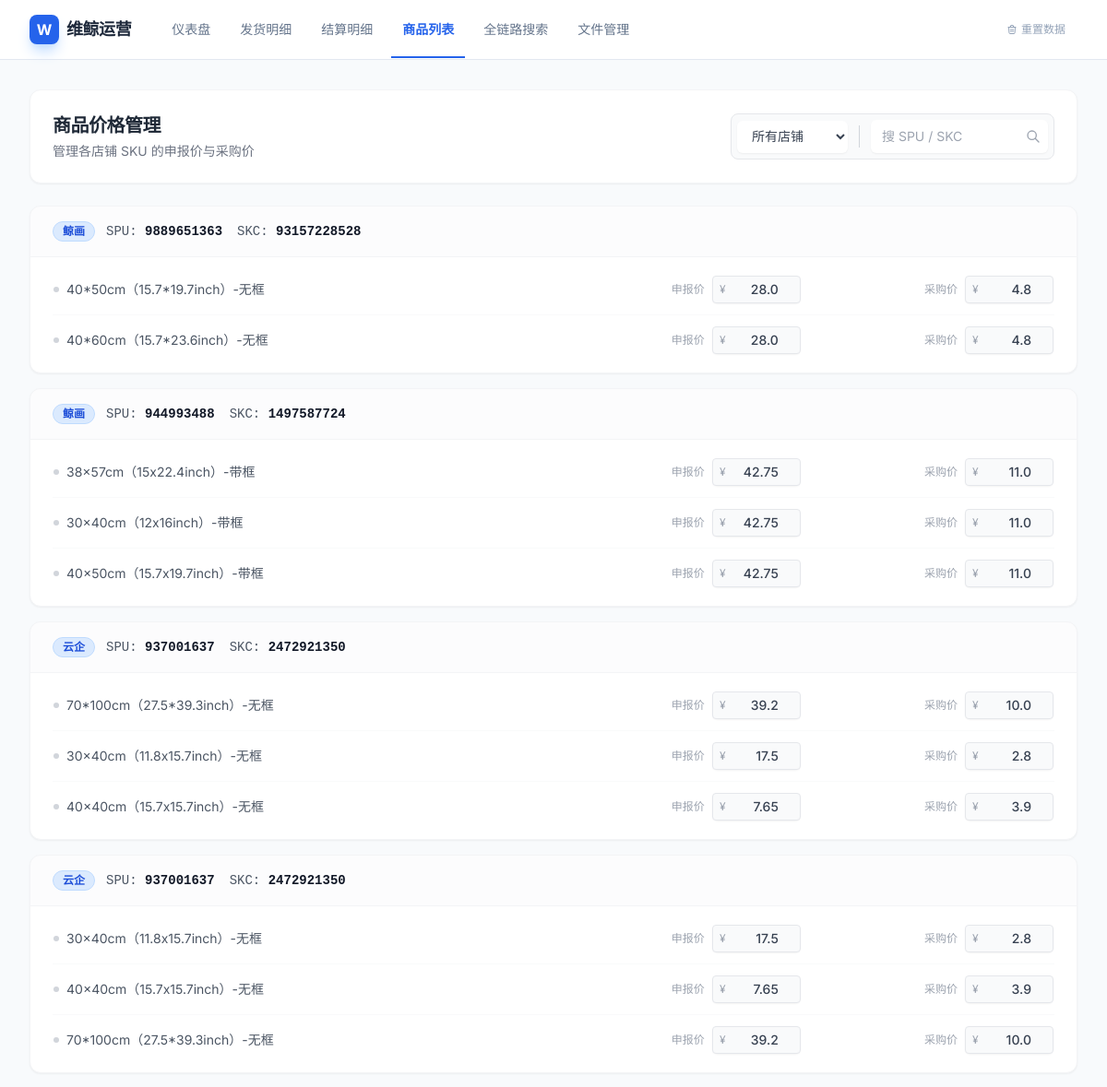
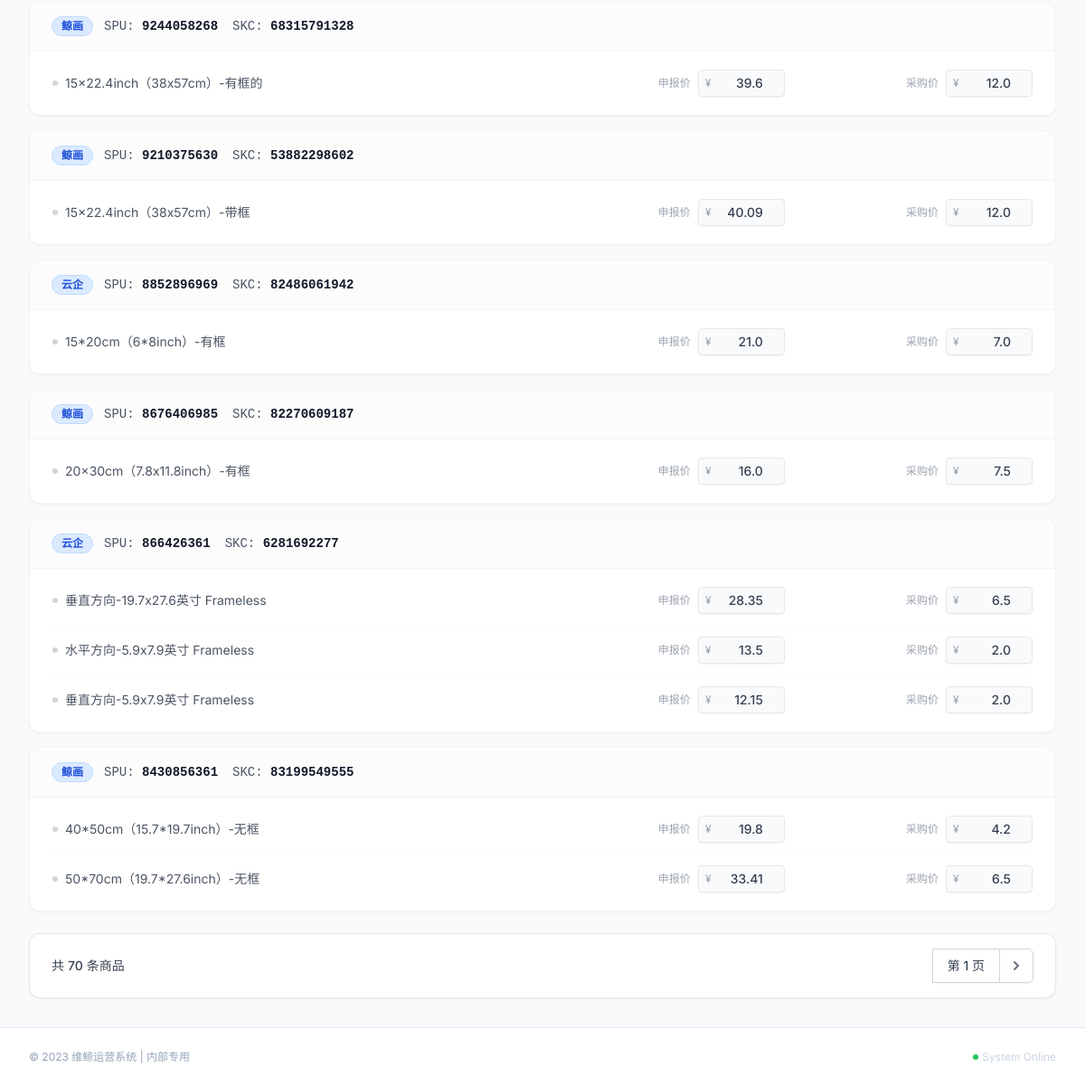
/product, run on the app's committed database (2 pictures, top to bottom).
### app.py (models this page shows)
class Product(db.Model):
    __tablename__ = 'products'
    id = db.Column(db.Integer, primary_key=True)
    shop_name = db.Column(db.String(50))
    spu_id = db.Column(db.String(100))
    skc_id = db.Column(db.String(100))
    name = db.Column(db.String(200))
    specs = db.Column(db.String(200))
    declared_price = db.Column(db.Float, default=0.0)
    cost_price = db.Column(db.Float, default=0.0)

### app.py (the view, shortened to what this page needs)
@app.route('/product')
def product():
    page = request.args.get('page', 1, type=int)
    shop_filter = request.args.get('shop_name', '所有店铺')
    search_keyword = request.args.get('q', '').strip()
    filter_missing = request.args.get('filter_missing', 'false') == 'true'
    query = Product.query
    if shop_filter != '所有店铺':
        query = query.filter_by(shop_name=shop_filter)
    missing_query = query.filter(or_(Product.declared_price == 0, Product.cost_price == 0))
    missing_count = missing_query.count()
    if filter_missing:
        query = query.filter(or_(Product.declared_price == 0, Product.cost_price == 0))
    all_products = query.order_by(Product.spu_id.desc(), Product.id.desc()).all()
    grouped_products = []
    for spu_id, items in groupby(all_products, key=lambda x: x.spu_id):
        items_list = list(items)
        if not items_list: continue
        first_item = items_list[0]
        group_data = {'shop_name': first_item.shop_name, 'spu_id': spu_id, 'skc_id': first_item.skc_id, 'name': first_item.name, 'variants': items_list, 'count': len(items_list)}
        grouped_products.append(group_data)
    per_page = 10
    start = (page - 1) * per_page
    current_page_data = grouped_products[start:start+per_page]
    class Pagination:
        def __init__(self, page, per_page, total):
            self.page, self.per_page, self.total, self.pages = page, per_page, total, (total + per_page - 1) // per_page
            self.has_prev, self.has_next, self.prev_num, self.next_num = page > 1, page < self.pages, page - 1, page + 1
    pagination = Pagination(page, per_page, len(grouped_products))
    return render_template('product.html', title="商品列表", groups=current_page_data, pagination=pagination, current_shop=shop_filter, search_keyword=search_keyword, missing_count=missing_count, filter_missing=filter_missing)

### templates/product.html (shortened to what this page needs)
{% extends "base.html" %}
{% block content %}
<div class="space-y-6">
    <div class="bg-white p-6 rounded-xl shadow-sm border border-gray-100 flex flex-col md:flex-row items-center justify-between gap-4">
        <div>
            <h2 class="text-xl font-bold text-gray-800 tracking-tight">商品价格管理</h2>
            <p class="text-sm text-gray-500 mt-1">管理各店铺 SKU 的申报价与采购价</p>
        </div>
        <form method="GET" action="/product" class="flex flex-wrap items-center gap-2 bg-gray-50 p-1.5 rounded-lg border border-gray-200">
            <select name="shop_name" onchange="this.form.submit()" class="bg-white border-none text-sm font-medium text-gray-700 rounded-md shadow-sm focus:ring-2 focus:ring-blue-500 py-2 pl-3 pr-8 cursor-pointer hover:bg-gray-50 transition w-32 md:w-auto">
                <option value="所有店铺" {% if current_shop == '所有店铺' %}selected{% endif %}>所有店铺</option>
            </select>
            <div class="relative flex items-center">
                <input type="text" name="q" value="{{ search_keyword }}" placeholder="搜 SPU / SKC" class="border-none bg-white rounded-md text-sm py-2 pl-3 pr-8 shadow-sm focus:ring-2 focus:ring-blue-500 w-40 md:w-48 placeholder-gray-400">
                <button type="submit" class="absolute right-1 p-1 text-gray-400 hover:text-blue-600 transition-colors"><svg class="w-4 h-4" fill="none" stroke="currentColor" viewBox="0 0 24 24"><path stroke-linecap="round" stroke-linejoin="round" stroke-width="2" d="M21 21l-6-6m2-5a7 7 0 11-14 0 7 7 0 0114 0z"></path></svg></button>
            </div>
        </form>
    </div>
    <div class="space-y-4">
        {% for group in groups %}
        <div class="bg-white rounded-xl shadow-sm border border-gray-100 overflow-hidden hover:shadow-md transition-shadow duration-200 product-card" id="spu-{{ group.spu_id|string|replace('.0', '') }}">
            <div class="px-6 py-4 bg-gray-50/50 border-b border-gray-100 flex flex-col md:flex-row md:items-center justify-between gap-2">
                <div class="flex items-center gap-3 overflow-hidden">
                    <span class="flex-shrink-0 px-2.5 py-0.5 rounded-full text-xs font-bold bg-blue-100 text-blue-700 border border-blue-200">{{ group.shop_name }}</span>
                    <div class="flex-shrink-0 flex items-center gap-4 text-sm text-gray-600 font-mono">
                         <span title="SPU ID">SPU: <span class="font-bold text-gray-900">{{ group.spu_id|string|replace('.0', '') }}</span></span>
                         <span title="SKC ID">SKC: <span class="font-bold text-gray-900">{{ group.skc_id|string|replace('.0', '') }}</span></span>
                    </div>
                </div>
            </div>
            <div class="px-6 py-2">
                <table class="min-w-full">
                    <tbody class="divide-y divide-gray-50">
                        {% for item in group.variants %}
                        <tr class="group hover:bg-gray-50/80 transition-colors variant-row" data-id="{{ item.id }}">
                            <td class="py-3 pr-4 text-sm text-gray-600 w-1/2">
                                <div class="flex items-center gap-2">
                                    <span class="w-1.5 h-1.5 rounded-full {{ 'bg-red-400 animate-pulse' if item.declared_price == 0 or item.cost_price == 0 else 'bg-gray-300' }} status-dot"></span>
                                    <span>{{ item.specs }}</span>
                                </div>
                            </td>
                            <td class="py-3 px-4">
                                <div class="flex items-center gap-2 justify-end">
                                    <span class="text-xs text-gray-400">申报价</span>
                                    <div class="relative rounded-md shadow-sm"><div class="absolute inset-y-0 left-0 pl-2 flex items-center pointer-events-none"><span class="text-gray-400 text-xs">¥</span></div><input type="number" step="0.01" value="{{ item.declared_price }}" onchange="updatePrice('{{ item.id }}', 'declared_price', this.value, this)" data-field="declared" class="w-24 text-sm pl-6 pr-2 py-1 bg-gray-50 border {{ 'border-red-300 bg-red-50' if item.declared_price == 0 else 'border-gray-200' }} rounded focus:bg-white focus:ring-2 focus:ring-blue-500 focus:border-blue-500 transition-all text-right font-medium text-gray-700"></div>
                                </div>
                            </td>
                            <td class="py-3 pl-4">
                                <div class="flex items-center gap-2 justify-end">
                                    <span class="text-xs text-gray-400">采购价</span>
                                    <div class="relative rounded-md shadow-sm"><div class="absolute inset-y-0 left-0 pl-2 flex items-center pointer-events-none"><span class="text-gray-400 text-xs">¥</span></div><input type="number" step="0.01" value="{{ item.cost_price }}" onchange="updatePrice('{{ item.id }}', 'cost_price', this.value, this)" data-field="cost" class="w-24 text-sm pl-6 pr-2 py-1 bg-gray-50 border {{ 'border-red-300 bg-red-50' if item.cost_price == 0 else 'border-gray-200' }} rounded focus:bg-white focus:ring-2 focus:ring-blue-500 focus:border-blue-500 transition-all text-right font-medium text-gray-700"></div>
                                </div>
                            </td>
                        </tr>
                        {% endfor %}
                    </tbody>
                </table>
            </div>
        </div>
        {% endfor %}
    </div>
    {% if pagination.pages > 1 %}
    <div class="flex items-center justify-between bg-white px-6 py-4 border border-gray-200 rounded-xl shadow-sm">
        <div class="hidden sm:flex-1 sm:flex sm:items-center sm:justify-between">
            <div><p class="text-sm text-gray-700">共 <span class="font-medium">{{ pagination.total }}</span> 条商品</p></div>
            <div><nav class="relative z-0 inline-flex rounded-md shadow-sm -space-x-px" aria-label="Pagination">
                <span class="relative inline-flex items-center px-4 py-2 border border-gray-300 bg-white text-sm font-medium text-gray-700">第 {{ pagination.page }} 页</span>
                {% if pagination.has_next %}<a href="{{ url_for('product', page=pagination.next_num, shop_name=current_shop, q=search_keyword, filter_missing=filter_missing) }}" class="relative inline-flex items-center px-2 py-2 rounded-r-md border border-gray-300 bg-white text-sm font-medium text-gray-500 hover:bg-gray-50"><span class="sr-only">下一页</span><svg class="h-5 w-5" xmlns="http://www.w3.org/2000/svg" viewBox="0 0 20 20" fill="currentColor" aria-hidden="true"><path fill-rule="evenodd" d="M7.293 14.707a1 1 0 010-1.414L10.586 10 7.293 6.707a1 1 0 011.414-1.414l4 4a1 1 0 010 1.414l-4 4a1 1 0 01-1.414 0z" clip-rule="evenodd" /></svg></a>{% endif %}
            </nav></div>
        </div>
    </div>
    {% endif %}
</div>
{% endblock %}

### templates/base.html (style rules this page uses)
body { font-family: 'Inter', sans-serif; background-color: #f8fafc; }

### data on the page
Product: shop_name "鲸画", spu_id "9889651363", skc_id "93157228528", specs "40*50cm（15.7*19.7inch）-无框", declared_price "28.0", cost_price "4.8"
Product: specs "40*60cm（15.7*23.6inch）-无框", declared_price "28.0", cost_price "4.8"
Product: shop_name "鲸画", spu_id "944993488", skc_id "1497587724", specs "38x57cm（15x22.4inch）-带框", declared_price "42.75", cost_price "11.0"
Product: specs "30x40cm（12x16inch）-带框", declared_price "42.75", cost_price "11.0"
Product: specs "40x50cm（15.7x19.7inch）-带框", declared_price "42.75", cost_price "11.0"
Product: shop_name "云企", spu_id "937001637", skc_id "2472921350", specs "70*100cm（27.5*39.3inch）-无框", declared_price "39.2", cost_price "10.0"
Product: specs "30x40cm（11.8x15.7inch）-无框", declared_price "17.5", cost_price "2.8"
Product: specs "40x40cm（15.7x15.7inch）-无框", declared_price "7.65", cost_price "3.9"
Product: shop_name "云企", spu_id "937001637", skc_id "2472921350", specs "30x40cm（11.8x15.7inch）-无框", declared_price "17.5", cost_price "2.8"
Product: specs "40x40cm（15.7x15.7inch）-无框", declared_price "7.65", cost_price "3.9"
Product: specs "70*100cm（27.5*39.3inch）-无框", declared_price "39.2", cost_price "10.0"
Product: shop_name "鲸画", spu_id "9244058268", skc_id "68315791328", specs "15x22.4inch（38x57cm）-有框的", declared_price "39.6", cost_price "12.0"
Product: shop_name "鲸画", spu_id "9210375630", skc_id "53882298602", specs "15x22.4inch（38x57cm）-带框", declared_price "40.09", cost_price "12.0"
Product: shop_name "云企", spu_id "8852896969", skc_id "82486061942", specs "15*20cm（6*8inch）-有框", declared_price "21.0", cost_price "7.0"
Product: shop_name "鲸画", spu_id "8676406985", skc_id "82270609187", specs "20x30cm（7.8x11.8inch）-有框", declared_price "16.0", cost_price "7.5"
Product: shop_name "云企", spu_id "866426361", skc_id "6281692277", specs "垂直方向-19.7x27.6英寸 Frameless", declared_price "28.35", cost_price "6.5"
Product: specs "水平方向-5.9x7.9英寸 Frameless", declared_price "13.5", cost_price "2.0"
Product: specs "垂直方向-5.9x7.9英寸 Frameless", declared_price "12.15", cost_price "2.0"
Product: shop_name "鲸画", spu_id "8430856361", skc_id "83199549555", specs "40*50cm（15.7*19.7inch）-无框", declared_price "19.8", cost_price "4.2"
Product: specs "50*70cm（19.7*27.6inch）-无框", declared_price "33.41", cost_price "6.5"

### other printed values
{{ pagination.total }} "70"
{{ pagination.page }} "1"
